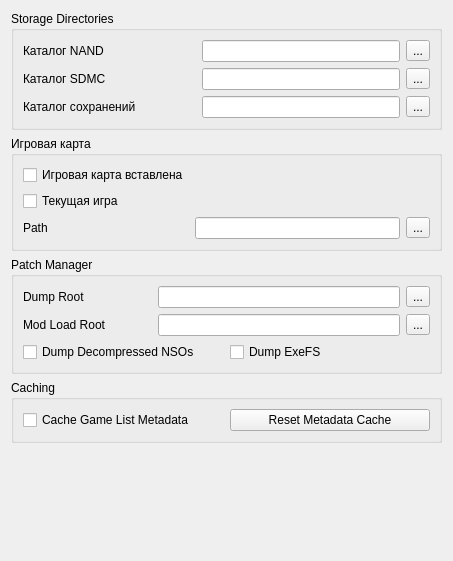
<?xml version="1.0" encoding="UTF-8"?>
<ui version="4.0">
 <class>ConfigureFilesystem</class>
 <widget class="QWidget" name="ConfigureFilesystem">
  <property name="geometry">
   <rect>
    <x>0</x>
    <y>0</y>
    <width>453</width>
    <height>561</height>
   </rect>
  </property>
  <property name="windowTitle">
   <string>Form</string>
  </property>
  <property name="accessibleName">
   <string>Filesystem</string>
  </property>
  <layout class="QVBoxLayout" name="verticalLayout">
   <item>
    <layout class="QVBoxLayout" name="verticalLayout_3">
     <item>
      <widget class="QGroupBox" name="groupBox">
       <property name="title">
        <string>Storage Directories</string>
       </property>
       <layout class="QGridLayout" name="gridLayout">
        <item row="0" column="0">
         <widget class="QLabel" name="label">
          <property name="text">
           <string>Каталог NAND</string>
          </property>
         </widget>
        </item>
        <item row="0" column="3">
         <widget class="QToolButton" name="nand_directory_button">
          <property name="text">
           <string>...</string>
          </property>
         </widget>
        </item>
        <item row="0" column="2">
         <widget class="QLineEdit" name="nand_directory_edit"/>
        </item>
        <item row="1" column="2">
         <widget class="QLineEdit" name="sdmc_directory_edit"/>
        </item>
        <item row="1" column="0">
         <widget class="QLabel" name="label_2">
          <property name="text">
           <string>Каталог SDMC</string>
          </property>
         </widget>
        </item>
        <item row="1" column="3">
         <widget class="QToolButton" name="sdmc_directory_button">
          <property name="text">
           <string>...</string>
          </property>
         </widget>
        </item>
        <item row="2" column="0">
         <widget class="QLabel" name="label_save">
          <property name="text">
           <string>Каталог сохранений</string>
          </property>
         </widget>
        </item>
        <item row="2" column="2">
         <widget class="QLineEdit" name="save_directory_edit"/>
        </item>
        <item row="2" column="3">
         <widget class="QToolButton" name="save_directory_button">
          <property name="text">
           <string>...</string>
          </property>
         </widget>
        </item>
        <item row="0" column="1">
         <spacer name="horizontalSpacer">
          <property name="orientation">
           <enum>Qt::Horizontal</enum>
          </property>
          <property name="sizeType">
           <enum>QSizePolicy::Maximum</enum>
          </property>
          <property name="sizeHint" stdset="0">
           <size>
            <width>60</width>
            <height>20</height>
           </size>
          </property>
         </spacer>
        </item>
       </layout>
      </widget>
     </item>
     <item>
      <widget class="QGroupBox" name="groupBox_2">
       <property name="title">
        <string>Игровая карта</string>
       </property>
       <layout class="QGridLayout" name="gridLayout_2">
        <item row="2" column="1">
         <widget class="QLabel" name="label_3">
          <property name="text">
           <string>Path</string>
          </property>
         </widget>
        </item>
        <item row="2" column="2">
         <widget class="QLineEdit" name="gamecard_path_edit"/>
        </item>
        <item row="0" column="1">
         <widget class="QCheckBox" name="gamecard_inserted">
          <property name="text">
           <string>Игровая карта вставлена</string>
          </property>
         </widget>
        </item>
        <item row="1" column="1">
         <widget class="QCheckBox" name="gamecard_current_game">
          <property name="text">
           <string>Текущая игра</string>
          </property>
         </widget>
        </item>
        <item row="2" column="3">
         <widget class="QToolButton" name="gamecard_path_button">
          <property name="text">
           <string>...</string>
          </property>
         </widget>
        </item>
       </layout>
      </widget>
     </item>
     <item>
      <widget class="QGroupBox" name="groupBox_4">
       <property name="title">
        <string>Patch Manager</string>
       </property>
       <layout class="QGridLayout" name="gridLayout_4">
        <item row="1" column="2">
         <widget class="QLineEdit" name="load_path_edit"/>
        </item>
        <item row="0" column="2">
         <widget class="QLineEdit" name="dump_path_edit"/>
        </item>
        <item row="0" column="3">
         <widget class="QToolButton" name="dump_path_button">
          <property name="text">
           <string>...</string>
          </property>
         </widget>
        </item>
        <item row="1" column="3">
         <widget class="QToolButton" name="load_path_button">
          <property name="text">
           <string>...</string>
          </property>
         </widget>
        </item>
        <item row="2" column="0" colspan="4">
         <layout class="QHBoxLayout" name="horizontalLayout">
          <item>
           <widget class="QCheckBox" name="dump_nso">
            <property name="text">
             <string>Dump Decompressed NSOs</string>
            </property>
           </widget>
          </item>
          <item>
           <widget class="QCheckBox" name="dump_exefs">
            <property name="text">
             <string>Dump ExeFS</string>
            </property>
           </widget>
          </item>
         </layout>
        </item>
        <item row="1" column="0">
         <widget class="QLabel" name="label_9">
          <property name="text">
           <string>Mod Load Root</string>
          </property>
         </widget>
        </item>
        <item row="0" column="0">
         <widget class="QLabel" name="label_8">
          <property name="text">
           <string>Dump Root</string>
          </property>
         </widget>
        </item>
        <item row="0" column="1">
         <spacer name="horizontalSpacer_2">
          <property name="orientation">
           <enum>Qt::Horizontal</enum>
          </property>
          <property name="sizeType">
           <enum>QSizePolicy::Fixed</enum>
          </property>
          <property name="sizeHint" stdset="0">
           <size>
            <width>40</width>
            <height>20</height>
           </size>
          </property>
         </spacer>
        </item>
       </layout>
      </widget>
     </item>
     <item>
      <widget class="QGroupBox" name="groupBox_5">
       <property name="title">
        <string>Caching</string>
       </property>
       <layout class="QGridLayout" name="gridLayout_5">
        <item row="0" column="0" colspan="2">
         <layout class="QHBoxLayout" name="horizontalLayout_2">
          <item>
           <widget class="QCheckBox" name="cache_game_list">
            <property name="text">
             <string>Cache Game List Metadata</string>
            </property>
           </widget>
          </item>
          <item>
           <widget class="QPushButton" name="reset_game_list_cache">
            <property name="text">
             <string>Reset Metadata Cache</string>
            </property>
           </widget>
          </item>
         </layout>
        </item>
       </layout>
      </widget>
     </item>
    </layout>
   </item>
   <item>
    <spacer name="verticalSpacer">
     <property name="orientation">
      <enum>Qt::Vertical</enum>
     </property>
     <property name="sizeHint" stdset="0">
      <size>
       <width>20</width>
       <height>40</height>
      </size>
     </property>
    </spacer>
   </item>
  </layout>
 </widget>
 <resources/>
 <connections/>
</ui>
